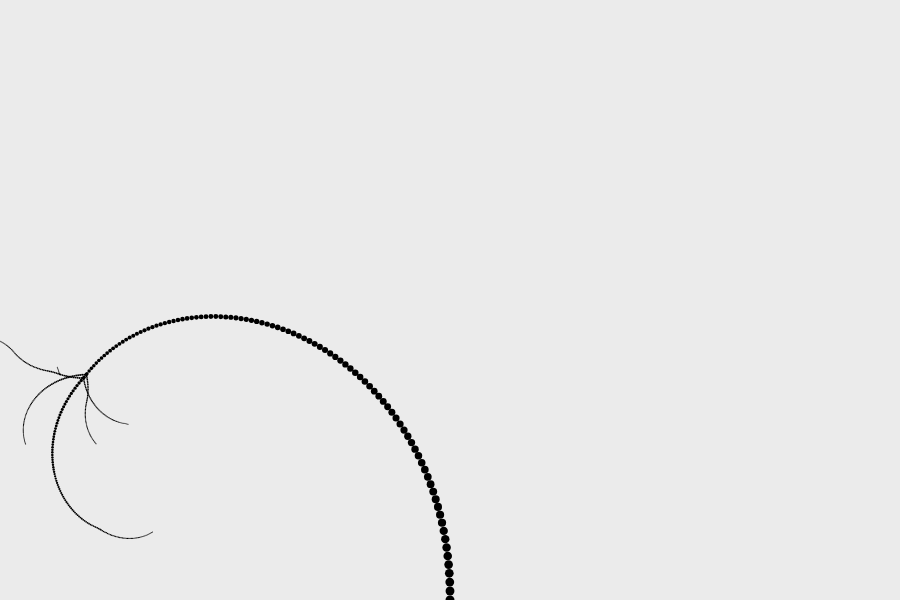
Frame 1 (no input)
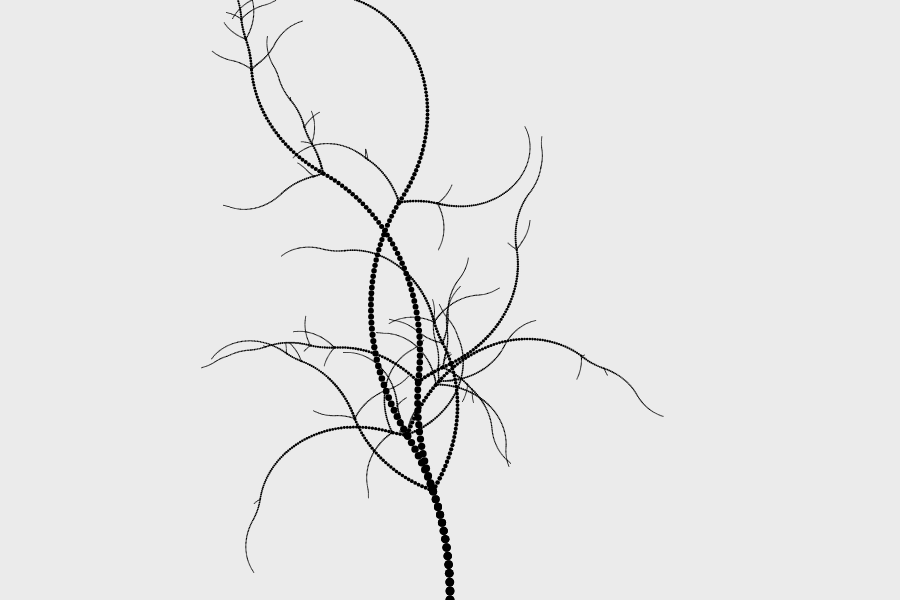
Frame 2 (the mouse pressed at the canvas centre, redrawn once)

The p5.js sketch that drew these frames (run headless with seeded random() and noise() and a simulated clock; the mouse was pressed at the canvas centre and the sketch redrawn once):

// p5.js sketch
// ── sketch.js
// adapted from https://formandcode.com/code-examples/repeat-recursive-tree

let dotSize = 9;
let angleOffsetA = 1.5;
let angleOffsetB = 50;

function setup() {
  createCanvas(900, 600); 
  angleMode(DEGREES);
  noStroke();
  fill(0);
}

function draw() {
  background(235);        
  translate(width/2, height);  
  seed1(dotSize, (270), 0, 0);
  if (random()<0.9) seed1(dotSize, (270), 0, 0); 
  if (random()<0.2) seed2(dotSize, (270), 0, 0);  
  noLoop();
}


function seed1( dotSize,  angle,  x,  y) {
  
  if (dotSize > 1) {
    if (random() > 0.02) {  
      ellipse(x, y, dotSize, dotSize);
      let newx = x + cos(angle) * dotSize;
      let newy = y + sin(angle) * dotSize;
      seed1(dotSize * 0.99, angle - angleOffsetA, newx, newy);   
    }
    else {  
      ellipse(x, y, dotSize, dotSize);
      let newx = x + cos(angle);
      let newy = y + sin(angle);
      seed2(dotSize * 0.99, angle + angleOffsetA, newx, newy);
      seed1(dotSize * 0.60, angle + angleOffsetB, newx, newy);
      seed2(dotSize * 0.50, angle - angleOffsetB, newx, newy);
    } 
  }
}


function seed2( dotSize,  angle,  x,  y) {
  
  if (dotSize > 1.0) {
    if (random() > 0.05) {
      ellipse(x, y, dotSize, dotSize);
      let newx = x + cos(angle) * dotSize;
      let newy = y + sin(angle) * dotSize;
      seed2(dotSize * 0.99, angle + angleOffsetA, newx, newy);
    } 
    else {
      ellipse(x, y, dotSize, dotSize);
      let newx = x + cos(angle);
      let newy = y + sin(angle);
      seed1(dotSize * 0.99, angle + angleOffsetA, newx, newy);  
      seed2(dotSize * 0.60, angle + angleOffsetB, newx, newy);
      seed1(dotSize * 0.50, angle - angleOffsetB, newx, newy);
    }
  }
}

function mouseClicked() {
  redraw();
}
